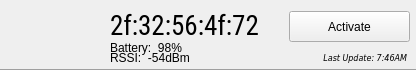
<?xml version="1.0" encoding="UTF-8"?>
<ui version="4.0">
 <class>IdeasXDevice</class>
 <widget class="QWidget" name="IdeasXDevice">
  <property name="geometry">
   <rect>
    <x>0</x>
    <y>0</y>
    <width>416</width>
    <height>70</height>
   </rect>
  </property>
  <property name="sizePolicy">
   <sizepolicy hsizetype="Fixed" vsizetype="Fixed">
    <horstretch>0</horstretch>
    <verstretch>0</verstretch>
   </sizepolicy>
  </property>
  <property name="minimumSize">
   <size>
    <width>416</width>
    <height>70</height>
   </size>
  </property>
  <property name="windowTitle">
   <string>Form</string>
  </property>
  <property name="autoFillBackground">
   <bool>false</bool>
  </property>
  <widget class="QPushButton" name="buttonActivate">
   <property name="geometry">
    <rect>
     <x>289</x>
     <y>11</y>
     <width>121</width>
     <height>31</height>
    </rect>
   </property>
   <property name="autoFillBackground">
    <bool>false</bool>
   </property>
   <property name="text">
    <string>Activate</string>
   </property>
   <property name="checkable">
    <bool>true</bool>
   </property>
   <property name="checked">
    <bool>false</bool>
   </property>
  </widget>
  <widget class="QLabel" name="labelModuleID">
   <property name="geometry">
    <rect>
     <x>110</x>
     <y>10</y>
     <width>231</width>
     <height>31</height>
    </rect>
   </property>
   <property name="font">
    <font>
     <family>Roboto Condensed</family>
     <pointsize>20</pointsize>
     <italic>false</italic>
    </font>
   </property>
   <property name="frameShape">
    <enum>QFrame::NoFrame</enum>
   </property>
   <property name="text">
    <string>2f:32:56:4f:72</string>
   </property>
  </widget>
  <widget class="QLabel" name="labelStatus">
   <property name="geometry">
    <rect>
     <x>280</x>
     <y>50</y>
     <width>127</width>
     <height>16</height>
    </rect>
   </property>
   <property name="font">
    <font>
     <family>DejaVu Sans</family>
     <pointsize>6</pointsize>
     <italic>true</italic>
    </font>
   </property>
   <property name="text">
    <string>Last Update: 7:46AM</string>
   </property>
   <property name="alignment">
    <set>Qt::AlignRight|Qt::AlignTrailing|Qt::AlignVCenter</set>
   </property>
  </widget>
  <widget class="QLabel" name="labelBattery">
   <property name="geometry">
    <rect>
     <x>110</x>
     <y>40</y>
     <width>91</width>
     <height>16</height>
    </rect>
   </property>
   <property name="text">
    <string>Battery:  98%</string>
   </property>
  </widget>
  <widget class="QLabel" name="labelRSSI">
   <property name="geometry">
    <rect>
     <x>110</x>
     <y>50</y>
     <width>91</width>
     <height>16</height>
    </rect>
   </property>
   <property name="text">
    <string>RSSI:  -54dBm</string>
   </property>
  </widget>
  <widget class="QLabel" name="label">
   <property name="geometry">
    <rect>
     <x>10</x>
     <y>0</y>
     <width>91</width>
     <height>71</height>
    </rect>
   </property>
   <property name="text">
    <string/>
   </property>
   <property name="pixmap">
    <pixmap>../../../Dropbox/curiousmuch/20160820/Module V0.3 Artwork 20160820/g4139.png</pixmap>
   </property>
  </widget>
  <widget class="Line" name="line">
   <property name="geometry">
    <rect>
     <x>-13</x>
     <y>60</y>
     <width>431</width>
     <height>20</height>
    </rect>
   </property>
   <property name="orientation">
    <enum>Qt::Horizontal</enum>
   </property>
  </widget>
 </widget>
 <resources/>
 <connections/>
</ui>
